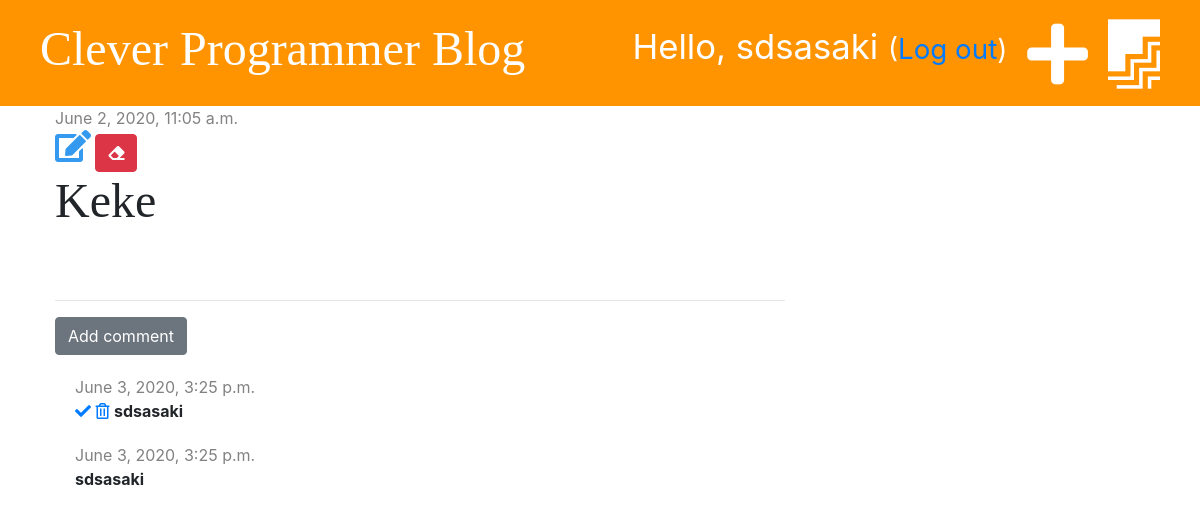
/post/6/ (signed in), run on an earlier commit of the app's database.
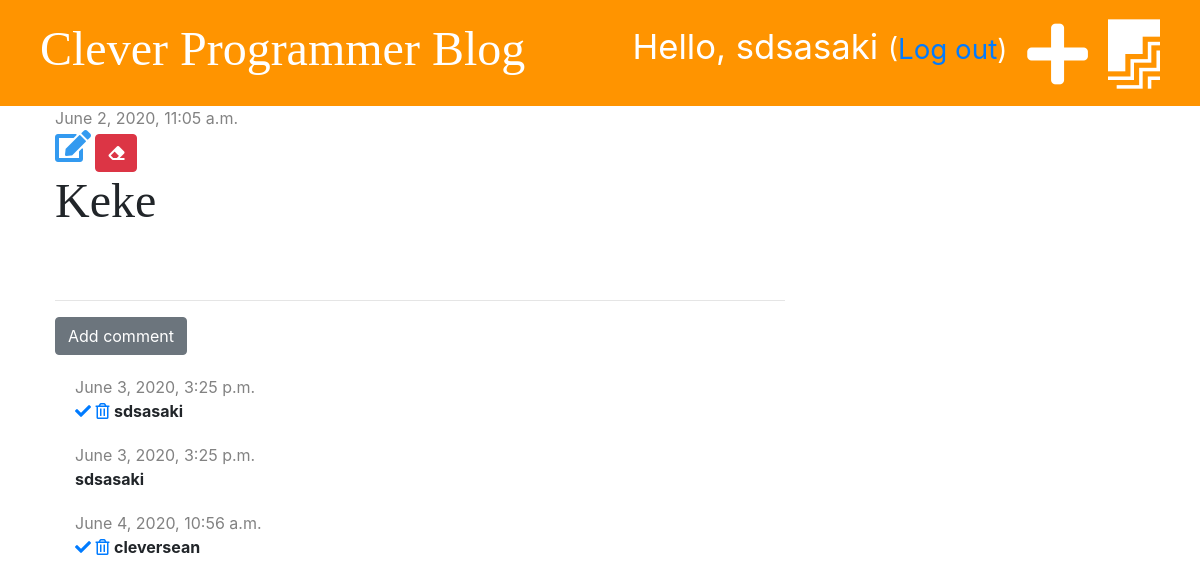
And on a later commit of the database.
### blog/models.py (models this page shows, shortened)
class Comment(models.Model):
    post = models.ForeignKey('blog.Post', on_delete=models.CASCADE, related_name='comments')
    author = models.CharField(max_length=200)
    text = models.TextField()
    created_date = models.DateTimeField(default=timezone.now)
    approved = models.BooleanField(default=False)

### blog/views.py (the view)
# urls.py: path('post/<int:pk>/', views.post_detail, name='post_detail'),
def post_detail(request, pk):
    post = get_object_or_404(Post, pk=pk)
    stuff_for_frontend = {'post': post}
    return render(request, 'blog/post_detail.html', stuff_for_frontend)

### blog/templatetags/markdownify.py (called while the page is built)
@register.filter
def markdown(value):
    renderer = HighlightRenderer()
    markdown = mistune.Markdown(renderer=renderer)
    return markdown(value)

### blog/templates/blog/post_detail.html (shortened to what this page needs)
{% extends 'blog/base.html' %}
{% load markdownify %}
{% block content %}
    <div class="post">
        {% if post.published_date %}
            <div class="date">
                {{ post.published_date }}
            </div>
        {% else %}
            <a href="{%  url 'post_publish' pk=post.pk %}" class="btn btn-primary">Publish</a>
        {% endif %}
        {% if user.is_authenticated %}
            <a href="{% url 'post_edit' pk=post.pk %}"><i class="fas fa-edit fa-2x" style="color: #339af0"></i></a>
            <a href="{% url 'post_delete' pk=post.pk %}" class="btn btn-danger"
               onclick="return confirm('Are you sure you want to delete this post?')"><i class="fas fa-eraser"></i></a>
        {% endif %}
        <h1>{{ post.title }}</h1>
    </div>
    <hr>
    <a href="{% url 'add_comment_to_post' pk=post.pk %}" class="btn btn-secondary">Add comment</a>
    {% for comment in post.comments.all %}
        {% if user.is_authenticated or comment.approved %}
            <div class="comment">
                <div class="date">
                    {{ comment.created_date }}
                </div>
                {% if not comment.approved and user.is_superuser %}
                    <a href="{% url 'comment_approve' pk=comment.pk %}"><i class="fas fa-check"></i></a>
                    <a href="{% url 'comment_remove' pk=comment.pk %}"><i class="far fa-trash-alt"></i></a>
                {% endif %}
                <strong>{{ comment.author }}</strong>
            </div>
        {% endif %}
        {% empty %}
            <p>No comments yet...</p>
    {% endfor %}
{% endblock %}

What changed in the data, as far as the page shows it:
added Comment: created_date "June 4, 2020, 10:56 a.m.", approved False (drawn), author "cleversean"
